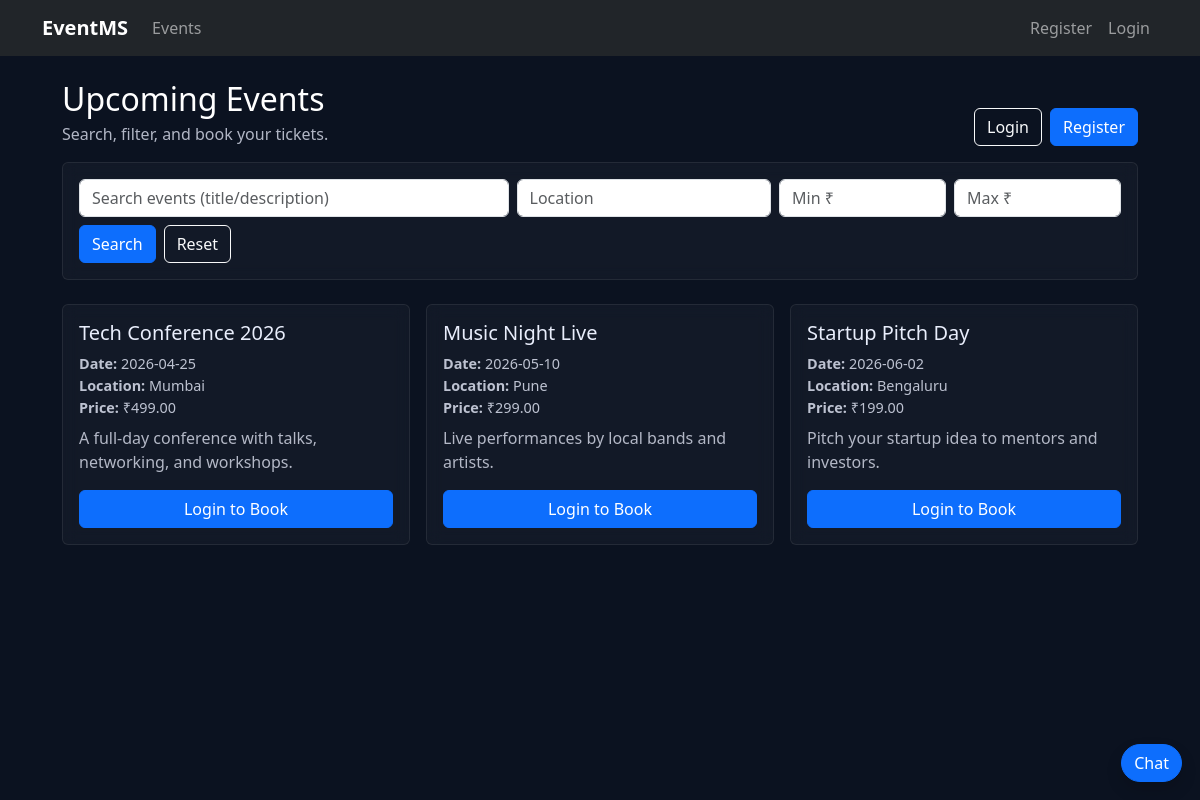
The page / on the database its author committed.
### tables this page shows
CREATE TABLE IF NOT EXISTS events (
  id INT AUTO_INCREMENT PRIMARY KEY,
  title VARCHAR(200) NOT NULL,
  description TEXT NOT NULL,
  date DATE NOT NULL,
  location VARCHAR(200) NOT NULL,
  price DECIMAL(10,2) NOT NULL DEFAULT 0.00,
  created_at TIMESTAMP DEFAULT CURRENT_TIMESTAMP
);

### config.php (called while the page is built, shortened)
<?php
function is_logged_in(): bool {
    return isset($_SESSION["user_id"]);
}
function e(string $str): string {
    return htmlspecialchars($str, ENT_QUOTES, "UTF-8");
}
?>

### index.php (the view, shortened to what this page needs)
<?php
require_once "config.php";
$q = trim($_GET["q"] ?? "");
$location = trim($_GET["location"] ?? "");
$min_price = trim($_GET["min_price"] ?? "");
$max_price = trim($_GET["max_price"] ?? "");
$sql = "SELECT id, title, description, date, location, price FROM events WHERE 1=1";
$sql .= " ORDER BY date ASC";
$stmt = $conn->prepare($sql);
$stmt->execute();
$events = $stmt->get_result()->fetch_all(MYSQLI_ASSOC);
include "partials/header.php";
?>
<div class="d-flex flex-wrap align-items-end justify-content-between gap-3 mb-3">
  <div>
    <h2 class="mb-1 text-white">Upcoming Events</h2>
    <div class="muted">Search, filter, and book your tickets.</div>
  </div>
  <?php if (!is_logged_in()): ?>
    <div class="d-flex gap-2">
      <a class="btn btn-outline-light" href="login.php">Login</a>
      <a class="btn btn-primary" href="register.php">Register</a>
    </div>
  <?php endif; ?>
</div>
<div class="card event-card mb-4">
  <div class="card-body">
    <form class="row g-2" method="get">
      <div class="col-md-5">
        <input class="form-control" name="q" placeholder="Search events (title/description)" value="<?= e($q) ?>">
      </div>
      <div class="col-md-3">
        <input class="form-control" name="location" placeholder="Location" value="<?= e($location) ?>">
      </div>
      <div class="col-md-2">
        <input class="form-control" name="min_price" placeholder="Min ₹" value="<?= e($min_price) ?>">
      </div>
      <div class="col-md-2">
        <input class="form-control" name="max_price" placeholder="Max ₹" value="<?= e($max_price) ?>">
      </div>
      <div class="col-12 d-flex gap-2 mt-2">
        <button class="btn btn-primary">Search</button>
        <a class="btn btn-outline-light" href="index.php">Reset</a>
      </div>
    </form>
  </div>
</div>
<?php if (!$events): ?>
  <div class="alert alert-secondary">No events found. Try adjusting your filters.</div>
<?php else: ?>
  <div class="row g-3">
    <?php foreach ($events as $ev): ?>
      <div class="col-md-4">
        <div class="card event-card h-100">
          <div class="card-body d-flex flex-column">
            <h5 class="card-title"><?= e($ev["title"]) ?></h5>
            <div class="event-meta mb-2">
              <div><strong>Date:</strong> <?= e($ev["date"]) ?></div>
              <div><strong>Location:</strong> <?= e($ev["location"]) ?></div>
              <div><strong>Price:</strong> ₹<?= e(number_format((float)$ev["price"], 2)) ?></div>
            </div>
            <p class="card-text muted" style="flex:1;">
              <?= e(mb_strimwidth($ev["description"], 0, 120, "...")) ?>
            </p>
            <div class="d-flex gap-2">
              <?php if (is_logged_in()): ?>
                <a class="btn btn-primary w-100" href="book.php?event_id=<?= (int)$ev["id"] ?>">Book</a>
              <?php else: ?>
                <a class="btn btn-primary w-100" href="login.php">Login to Book</a>
              <?php endif; ?>
            </div>
          </div>
        </div>
      </div>
    <?php endforeach; ?>
  </div>
<?php endif; ?>
<?php include "partials/footer.php"; ?>

### partials/header.php (shortened to what this page needs)
<?php
require_once __DIR__ . "/../config.php";
?>
<!doctype html>
<html lang="en">
<head>
  <link href="https://cdn.jsdelivr.net/npm/bootstrap@5.3.3/dist/css/bootstrap.min.css" rel="stylesheet">
  <link href="assets/css/style.css" rel="stylesheet">
</head>
<body>
<?php include __DIR__ . "/navbar.php"; ?>
<main class="container py-4">

### partials/navbar.php (shortened to what this page needs)
<?php
$loggedIn = is_logged_in();
?>
<nav class="navbar navbar-expand-lg navbar-dark bg-dark">
  <div class="container">
    <a class="navbar-brand fw-semibold" href="index.php">EventMS</a>
    <div class="collapse navbar-collapse" id="navMain">
      <ul class="navbar-nav me-auto mb-2 mb-lg-0">
        <li class="nav-item"><a class="nav-link" href="index.php">Events</a></li>
      </ul>
      <ul class="navbar-nav ms-auto">
        <?php if (!$loggedIn): ?>
          <li class="nav-item"><a class="nav-link" href="register.php">Register</a></li>
          <li class="nav-item"><a class="nav-link" href="login.php">Login</a></li>
        <?php endif; ?>
      </ul>
    </div>
  </div>
</nav>

### partials/footer.php (shortened to what this page needs)
  </main>
</body>
</html>

### assets/css/style.css (style rules this page uses)
body { background: #0b1220; }
main.container { max-width: 1100px; }
.card.event-card { border: 1px solid rgba(255,255,255,.08); background: rgba(255,255,255,.03); color: #e9eefc; backdrop-filter: blur(8px); }
.event-meta { font-size: .9rem; color: rgba(233,238,252,.8); }
.muted { color: rgba(233,238,252,.75) !important; }

### rows shown on the page
events: title "Tech Conference 2026", date "2026-04-25", location "Mumbai", price "499.00", description "A full-day conference with talks, networking, and workshops."
events: title "Music Night Live", date "2026-05-10", location "Pune", price "299.00", description "Live performances by local bands and artists."
events: title "Startup Pitch Day", date "2026-06-02", location "Bengaluru", price "199.00", description "Pitch your startup idea to mentors and investors."
